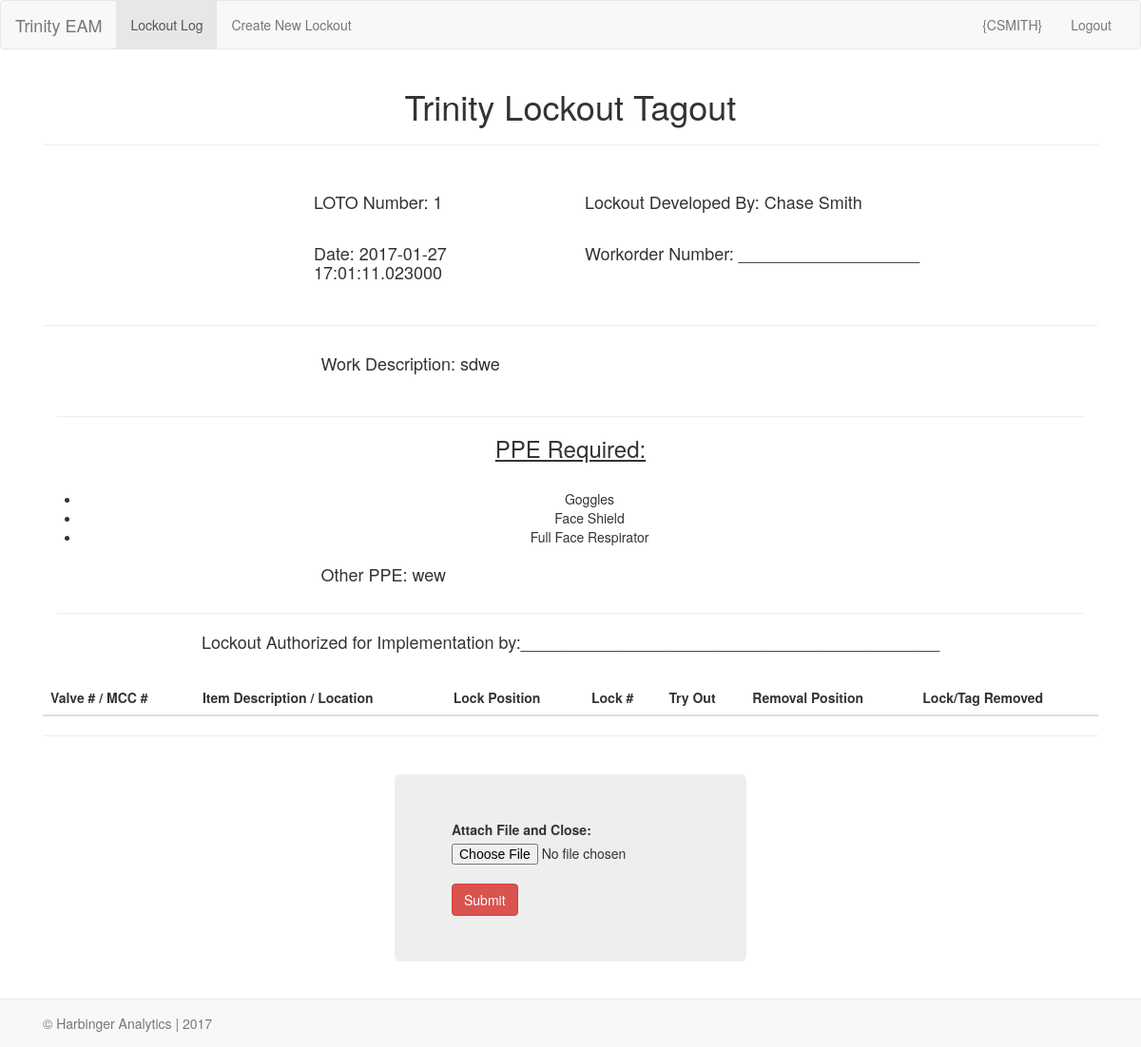
Page /lockout/1 on the committed database.
### models.py (models this page shows, shortened)
class Lockout(db.Model):
    __tablename__="lockout"
    id=db.Column(db.Integer, primary_key=True)
    description=db.Column(db.String(200), nullable=False)
    lockout_author = db.relationship('User', backref=db.backref('lockout_author', lazy='dynamic'))
    user_id=db.Column('user_id', db.Integer, db.ForeignKey('user.id'))
    filename=db.Column(db.String(300), nullable=True)
    status=db.Column(db.Boolean(), default=True)
    goggles=db.Column(db.Boolean(), default=False)
    faceshield=db.Column(db.Boolean(),default=False)
    fullface=db.Column(db.Boolean(), default=False)
    dustmask=db.Column(db.Boolean(), default=False)
    leathergloves=db.Column(db.Boolean(), default=False)
    saranax=db.Column(db.Boolean(), default=False)
    nitrilegloves=db.Column(db.Boolean(), default=False)
    chemicalgloves=db.Column(db.Boolean(), default=False)
    chemicalsuit=db.Column(db.Boolean(),default=False)
    tyrex=db.Column(db.Boolean(),default=False)
    rubberboots=db.Column(db.Boolean(),default=False)
    sar=db.Column(db.Boolean(),default=False)
    data=db.Column(db.LargeBinary(),nullable=True,)
    date=db.Column(db.DateTime)
    ppe=db.Column(db.String(50), nullable=True)

class User(db.Model):
    __tablename__="user"
    id=db.Column(db.Integer, primary_key=True)
    username=db.Column(db.String(20), unique=True)
    first_name=db.Column(db.String(20), nullable=False)
    last_name=db.Column(db.String(20), nullable=False)
    position=db.Column(db.String(50), nullable=False)

### app.py (the view)
@app.route('/lockout/<int:this_lockout_id>', methods=['POST', 'GET'])
def this_lockout(this_lockout_id):
    this_lockout=db.session.query(Lockout).filter_by(id=this_lockout_id).first()
    lockout_line=db.session.query(Lockout_Line).filter_by(lockout_id=this_lockout.id).all()
    if request.method=='POST':
        files = request.files['inputFile']
        this_file=db.session.query(Lockout).first()
        this_file.filename=filename=files.filename
        this_file.data=files.read()
        this_lockout.status=False
        db.session.commit()
        return redirect(url_for('index'))
    else:
        return render_template('upload.html', this_lockout=this_lockout, lockout_line=lockout_line)

### templates/upload.html (shortened to what this page needs)
{% extends "base.html" %}
{% import "bootstrap/wtf.html" as wtf %}
{% block content %}
<div class="container-fluid">
  <div class="text-center">
    <h1> Trinity Lockout Tagout </h1>
    <hr>
    <br>
  </div>
  <div class="row">
    <div class="col-xs-3 col-xs-offset-3 form-group">
      <h4> LOTO Number: {{ this_lockout.id }} </h4>
    </div>
    <div class="col-xs-6 form-group">
      <h4>Lockout Developed By: {{ this_lockout.lockout_author.first_name }} {{ this_lockout.lockout_author.last_name }}</h4>
    </div>
    <div class="col-xs-3 col-xs-offset-3 form-group">
      <h4>Date: {{ this_lockout.date }}</h4>
    </div>
    <div class="col-xs-6 form-group">
      <h4>Workorder Number: ___________________</h4>
    </div>
  </div>
    <hr>
  <div class="col-xs-9 col-xs-offset-3 form-group">
    <h4>Work Description: {{ this_lockout.description }}</h4>
  </div>
  <div class="col-xs-12">
    <hr>
  </div>
  <div class="text-center">
    <h3><u> PPE Required: </u></h3>
    <br>
      <ul>
        {% if this_lockout.goggles == True %}
          <li>Goggles</li>
        {% endif %}
        {% if this_lockout.faceshield == True %}
          <li>Face Shield</li>
        {% endif %}
        {% if this_lockout.fullface == True %}
          <li>Full Face Respirator</li>
        {% endif %}
      </ul>
    </div>
  <div class="col-xs-9 col-xs-offset-3">
    <h4> Other PPE: {{ this_lockout.ppe }} </h4>
  </div>
  <div class="col-xs-12">
    <hr>
  </div>
  <br>
  <div class="text-center">
    <h4>Lockout Authorized for Implementation by:____________________________________________</h4>
    <br>
  </div>
  <table class="table">
    <thead>
      <tr>
        <th>Valve # / MCC #</th>
        <th>Item Description / Location</th>
        <th>Lock Position</th>
        <th>Lock #</th>
        <th>Try Out</th>
        <th>Removal Position</th>
        <th>Lock/Tag Removed</th>
      </tr>
    </thead>
  </table>
  <hr>
  <br>
  <div class="jumbotron col-xs-4 col-xs-offset-4">
    <form method="POST" enctype=multipart/form-data action="/lockout/{{this_lockout.id}}">
        <label for="attach">Attach File and Close:</label>
        <input  id="attach" type="file" class="file" name="inputFile">
        <br>
        <button  type="submit" class="btn btn-danger">Submit</button>
    </form>
  </div>
</div>
{% endblock %}

### static/style.css (style rules this page uses)
hr { background-color: blue; }

### rows in the picture
Lockout: id "1", date "2017-01-27 17:01:11.023000", description "sdwe", ppe "wew"
User: lockout_author.first_name "Chase", lockout_author.last_name "Smith"
